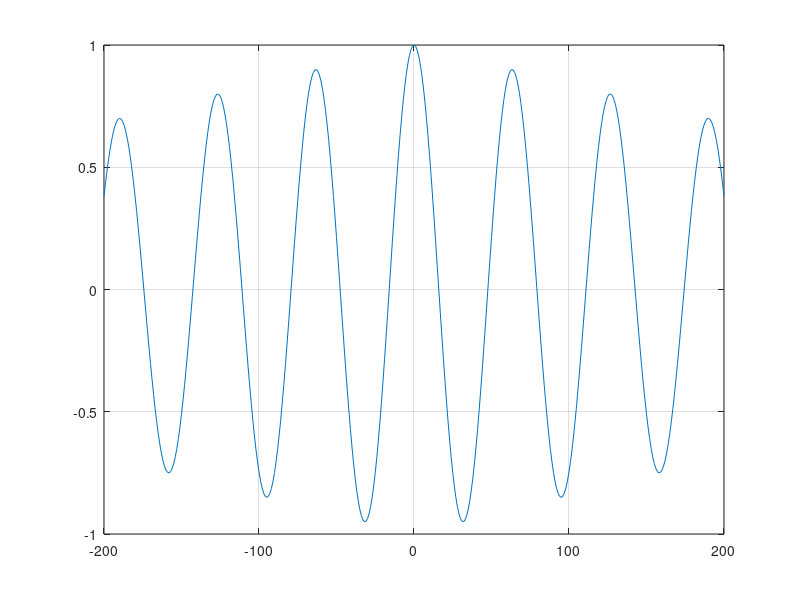

Recreate this plot in MATLAB. (Note: this script raises an error after producing the figure.)
%% Phase space reconstruction

%% time series of pendulum
t = linspace(0, 2*pi * 10, 634);
x = sin(t)';
y = cos(t)';

% plot time series
plot(t,x, t,y)

% plot time series
plot(x,y)


%% autocorrelation
lag = 200;
c = xcorr(x,lag,'coeff');
plot(-lag:lag, c)
grid on


tau = 16;

%% false nearest neighbours

fnn(x,6,tau)


%% embedding vector
m = 2;
N = length(x) - (m-1)*tau;

xe = zeros(N,m);
for j = 1:m
   xe(:,j) = x([1:N]+tau*(j-1));
end

plot(xe(:,1), xe(:,2))


%% create external function 'embed.m'
xe = embed(x,2,tau);


%% Lorenz data
clear
x = load('lorenz.csv');

plot(x)

%% phase space
plot3(x(:,1),x(:,2),x(:,3))


%% autocorrelation
lag = 500;
c = xcorr(x(:,1),lag,'coeff');
plot(-lag:lag, c)
grid on

% correlation time
line([-500 500],[1 1]./exp(1))


% false nearest neighbours
fnn(x(:,1))


% phase space reconstruction
tau = 4;

plot3(x(1:end-2*tau,1),x(1+tau:end-tau,1),x(1+2*tau:end,1))

%% use mutual information instead of ACF
mi(x(:,1),10,50)


%% Recurrence plot

% RP for a 3-dimensional system
whos x
D = squareform(pdist(x));

% show distance matrix
imagesc(D)

% recurrence matrix
imagesc(D < quantile(D(:),.1))

%% using CRP toolbox
crp2(x(1:end,:)) % for multidimensional vectors

crp(x(1:3:end,1),3,5) % for univariate time series

R = crp(x(1:3:end,1),3,5, 'nogui'); % store RP in variable R
imagesc(R)
colormap([1 1 1; 0 0 0])


% some test models
N = 1000;
x = rand(N,1);
x = sin(linspace(0,2*pi * 10,N));
x = sin(linspace(0,2*pi * 10,N)) + sin(linspace(0,2*pi * 32.4,N));

x = rand(1,1);
for i = 2:N
    x(i) = .99 * x(i-1) + randn(1,1);
end

plot(x)
crp(x)


% some data
x = load('tianmen.csv');
x = load('qunf.csv');
x = load('lonar.csv');

t = x(1,1):5:x(end,1);
xi = interp1(x(:,1),x(:,2),t);

plot(t,xi)


%% Recurrence quantification

% for noise
N = 1000;
x = rand(N,1);

X = crp(x,1,1,.1,'rr');
[l set_l] = dl(X);

bins = 1:20;
hl = hist(set_l,bins);

bar(bins,hl)

% determinism
sum(set_l(set_l > 1)) / sum(set_l)


% determinism as inline function
det = @(x) sum(x(x > 1)) ./ sum(x)
det(set_l)



crqa(x)


% for logistic map
N = 10000;
a = linspace(3.4,4,N)';
x = .451;
for i = 2:N
    x(i,1) = a(i) * x(i-1) * (1 - x(i-1));
end

plot(a,x,'k.')


%% RP
crp([a(1:2000), x(1:2000)])

crp([a(3000:end), x(3000:end)])


%% RQA
crqa([a, x],1,1,.1)

% windowed RQA
w = 200; % window size
ws = 100; % window step

d = zeros((length(x)-w)/ws,1); % vector for determinism
lmean = zeros((length(x)-w)/ws,1); % vector for mean line length

cnt = 1;

% loop through all windows
setall_l = [];
for i = 1:ws:length(x)-w
   x_win = x(i:i+w);
   X = crp(x_win, 1, 1, .1, 'euc', 'sil'); % RP
   [l set_l] = dl(X); % diagonal lines
   setall_l = [setall_l; set_l];
   d(cnt) = det(set_l); % determinism
   lmean(cnt) = mean(set_l(set_l>1));
   cnt = cnt + 1;
end

plot(a(1:ws:length(x)-w), d)

plot(a(round(w/2)+(1:ws:length(x)-w)), d)

plot(a(w+(1:ws:length(x)-w)), d)



subplot(211)
plot(a,x,'k.')
xlim([a(1) a(end)])

subplot(212)
plot(a(round(w/2)+(1:ws:length(x)-w)), d)


% significance test
X = crp(x, 1, 1, .1, 'euc', 'sil'); % RP of all
[l setall2_l] = dl(X); % set of diagonal lines

bootstat = bootstrp(10, @mean, setall_l(setall_l>1));
l_CI = quantile(bootstat, .95);

clf
plot(a(1:ws:length(x)-w), lmean)
line([a(1) a(end)], [l_CI l_CI], 'color', [1 .3 0])

bootstat = bootstrp(100, det, setall_l);
det_CI = quantile(bootstat, .95);

clf
plot(a(1:ws:length(x)-w), d)
line([a(1) a(end)], [det_CI det_CI], 'color', [1 .3 0])

